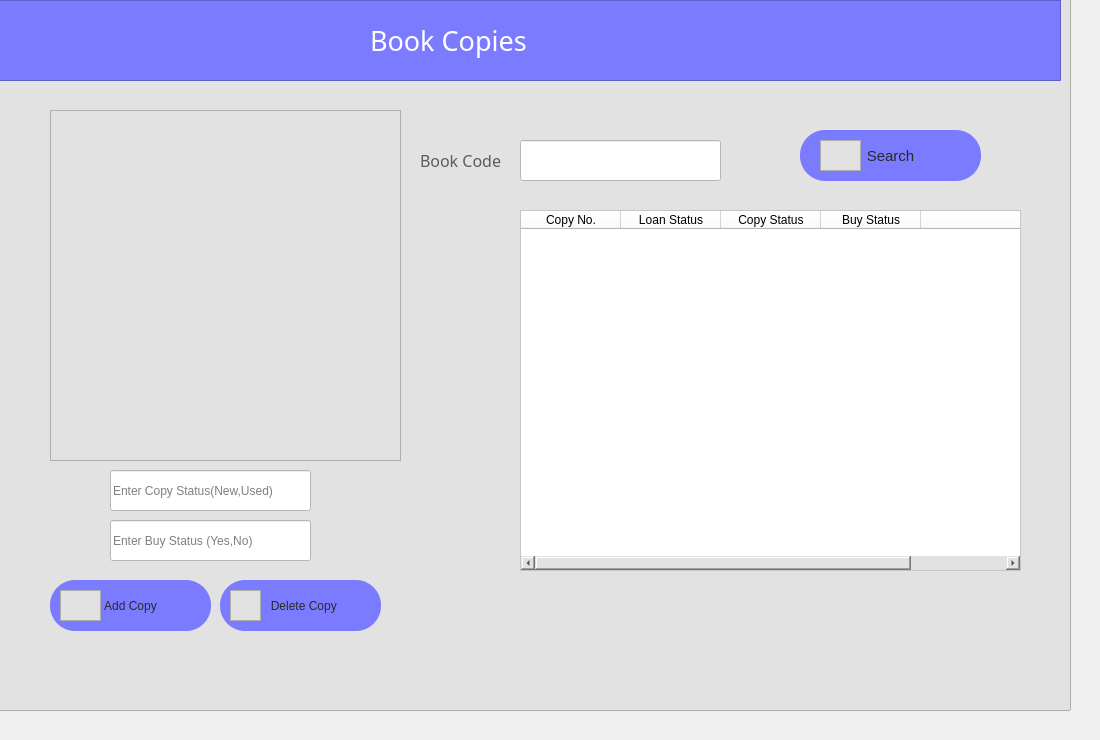
      <widget class="QWidget" name="tab_13">
       <attribute name="icon">
        <iconset resource="icons.qrc">
         <normaloff>:/newPrefix/icons/bookmain.png</normaloff>:/newPrefix/icons/bookmain.png</iconset>
       </attribute>
       <attribute name="title">
        <string>Book Copies</string>
       </attribute>
       <widget class="QFrame" name="frame_104">
        <property name="geometry">
         <rect>
          <x>-20</x>
          <y>-20</y>
          <width>1091</width>
          <height>731</height>
         </rect>
        </property>
        <property name="styleSheet">
         <string notr="true">background-color: rgb(226, 226, 226);</string>
        </property>
        <property name="frameShape">
         <enum>QFrame::StyledPanel</enum>
        </property>
        <property name="frameShadow">
         <enum>QFrame::Raised</enum>
        </property>
        <widget class="QLabel" name="label_137">
         <property name="geometry">
          <rect>
           <x>10</x>
           <y>20</y>
           <width>131</width>
           <height>61</height>
          </rect>
         </property>
         <property name="font">
          <font>
           <pointsize>9</pointsize>
          </font>
         </property>
         <property name="text">
          <string/>
         </property>
        </widget>
        <widget class="QFrame" name="frame_108">
         <property name="geometry">
          <rect>
           <x>-10</x>
           <y>20</y>
           <width>1091</width>
           <height>81</height>
          </rect>
         </property>
         <property name="styleSheet">
          <string notr="true">background-color: rgb(123, 123, 255);
</string>
         </property>
         <property name="frameShape">
          <enum>QFrame::StyledPanel</enum>
         </property>
         <property name="frameShadow">
          <enum>QFrame::Raised</enum>
         </property>
         <widget class="QLabel" name="label_138">
          <property name="geometry">
           <rect>
            <x>400</x>
            <y>20</y>
            <width>511</width>
            <height>41</height>
           </rect>
          </property>
          <property name="font">
           <font>
            <family>hooge 05_55</family>
            <pointsize>20</pointsize>
           </font>
          </property>
          <property name="styleSheet">
           <string notr="true">color: rgb(255, 255, 255);</string>
          </property>
          <property name="text">
           <string>Book Copies</string>
          </property>
         </widget>
        </widget>
        <widget class="QFrame" name="frame_112">
         <property name="geometry">
          <rect>
           <x>70</x>
           <y>130</y>
           <width>351</width>
           <height>351</height>
          </rect>
         </property>
         <property name="styleSheet">
          <string notr="true">image: url(:/newPrefix/icons/book_copies.png);</string>
         </property>
         <property name="frameShape">
          <enum>QFrame::StyledPanel</enum>
         </property>
         <property name="frameShadow">
          <enum>QFrame::Raised</enum>
         </property>
        </widget>
        <widget class="QTableWidget" name="bcopy_table">
         <property name="geometry">
          <rect>
           <x>540</x>
           <y>230</y>
           <width>501</width>
           <height>361</height>
          </rect>
         </property>
         <property name="styleSheet">
          <string notr="true">background-color: rgb(255, 255, 255);</string>
         </property>
         <column>
          <property name="text">
           <string>Copy No.</string>
          </property>
         </column>
         <column>
          <property name="text">
           <string>Loan Status</string>
          </property>
         </column>
         <column>
          <property name="text">
           <string>Copy Status</string>
          </property>
         </column>
         <column>
          <property name="text">
           <string>Buy Status</string>
          </property>
         </column>
         <column>
          <property name="text">
           <string/>
          </property>
         </column>
        </widget>
        <widget class="QFrame" name="frame_113">
         <property name="geometry">
          <rect>
           <x>840</x>
           <y>160</y>
           <width>41</width>
           <height>31</height>
          </rect>
         </property>
         <property name="styleSheet">
          <string notr="true">background-color: rgb(255, 85, 0 / 0%);
image: url(:/newPrefix/icons/search.png);</string>
         </property>
         <property name="frameShape">
          <enum>QFrame::StyledPanel</enum>
         </property>
         <property name="frameShadow">
          <enum>QFrame::Raised</enum>
         </property>
        </widget>
        <widget class="QPushButton" name="search_copyButton">
         <property name="geometry">
          <rect>
           <x>820</x>
           <y>150</y>
           <width>181</width>
           <height>51</height>
          </rect>
         </property>
         <property name="font">
          <font>
           <pointsize>11</pointsize>
          </font>
         </property>
         <property name="styleSheet">
          <string notr="true">QPushButton {
color: rgb(40, 40, 40);
  border-radius: 25px;
	background-color: rgb(123, 123, 255);
}

QPushButton:hover {
background-color: rgb(123, 123, 255);
background-color: rgb(255, 85, 0);

}
</string>
         </property>
         <property name="text">
          <string>Search</string>
         </property>
        </widget>
        <widget class="QLineEdit" name="copy_book_codeTxt">
         <property name="geometry">
          <rect>
           <x>540</x>
           <y>160</y>
           <width>201</width>
           <height>41</height>
          </rect>
         </property>
         <property name="styleSheet">
          <string notr="true">background-color: rgb(255, 255, 255);</string>
         </property>
        </widget>
        <widget class="QLabel" name="label_139">
         <property name="geometry">
          <rect>
           <x>440</x>
           <y>170</y>
           <width>91</width>
           <height>21</height>
          </rect>
         </property>
         <property name="font">
          <font>
           <family>Impact</family>
           <pointsize>12</pointsize>
          </font>
         </property>
         <property name="styleSheet">
          <string notr="true">color: rgb(91, 91, 91);</string>
         </property>
         <property name="text">
          <string>Book Code</string>
         </property>
        </widget>
        <widget class="QFrame" name="frame_114">
         <property name="geometry">
          <rect>
           <x>80</x>
           <y>610</y>
           <width>41</width>
           <height>31</height>
          </rect>
         </property>
         <property name="styleSheet">
          <string notr="true">background-color: rgb(255, 85, 0 / 0%);
image: url(:/newPrefix/icons/addbook.png);</string>
         </property>
         <property name="frameShape">
          <enum>QFrame::StyledPanel</enum>
         </property>
         <property name="frameShadow">
          <enum>QFrame::Raised</enum>
         </property>
        </widget>
        <widget class="QPushButton" name="add_copyButton">
         <property name="geometry">
          <rect>
           <x>70</x>
           <y>600</y>
           <width>161</width>
           <height>51</height>
          </rect>
         </property>
         <property name="styleSheet">
          <string notr="true">QPushButton {
color: rgb(40, 40, 40);
  border-radius: 25px;
	background-color: rgb(123, 123, 255);
}

QPushButton:hover {
background-color: rgb(123, 123, 255);
background-color: rgb(255, 85, 0);

}
</string>
         </property>
         <property name="text">
          <string>Add Copy</string>
         </property>
        </widget>
        <widget class="QPushButton" name="pushButton_20">
         <property name="geometry">
          <rect>
           <x>240</x>
           <y>600</y>
           <width>161</width>
           <height>51</height>
          </rect>
         </property>
         <property name="font">
          <font>
           <pointsize>9</pointsize>
          </font>
         </property>
         <property name="styleSheet">
          <string notr="true">QPushButton {
color: rgb(40, 40, 40);
  border-radius: 25px;
	background-color: rgb(123, 123, 255);
}

QPushButton:hover {

background-color: rgb(255, 85, 0);

}
</string>
         </property>
         <property name="text">
          <string>  Delete Copy</string>
         </property>
        </widget>
        <widget class="QFrame" name="frame_115">
         <property name="geometry">
          <rect>
           <x>250</x>
           <y>610</y>
           <width>31</width>
           <height>31</height>
          </rect>
         </property>
         <property name="styleSheet">
          <string notr="true">background-color: rgb(255, 85, 0 / 0%);
image: url(:/newPrefix/icons/delete.png);</string>
         </property>
         <property name="frameShape">
          <enum>QFrame::StyledPanel</enum>
         </property>
         <property name="frameShadow">
          <enum>QFrame::Raised</enum>
         </property>
        </widget>
        <widget class="QLabel" name="copy_label">
         <property name="geometry">
          <rect>
           <x>544</x>
           <y>615</y>
           <width>411</width>
           <height>51</height>
          </rect>
         </property>
         <property name="font">
          <font>
           <pointsize>9</pointsize>
          </font>
         </property>
         <property name="styleSheet">
          <string notr="true">color: rgb(255, 0, 0);</string>
         </property>
         <property name="text">
          <string/>
         </property>
        </widget>
        <widget class="QLineEdit" name="cpy_status">
         <property name="geometry">
          <rect>
           <x>130</x>
           <y>490</y>
           <width>201</width>
           <height>41</height>
          </rect>
         </property>
         <property name="styleSheet">
          <string notr="true">background-color: rgb(255, 255, 255);</string>
         </property>
         <property name="placeholderText">
          <string>Enter Copy Status(New,Used)</string>
         </property>
        </widget>
        <widget class="QLineEdit" name="buy_status">
         <property name="geometry">
          <rect>
           <x>130</x>
           <y>540</y>
           <width>201</width>
           <height>41</height>
          </rect>
         </property>
         <property name="styleSheet">
          <string notr="true">background-color: rgb(255, 255, 255);</string>
         </property>
         <property name="placeholderText">
          <string>Enter Buy Status (Yes,No)</string>
         </property>
        </widget>
        <zorder>add_copyButton</zorder>
        <zorder>frame_114</zorder>
        <zorder>label_139</zorder>
        <zorder>search_copyButton</zorder>
        <zorder>frame_113</zorder>
        <zorder>copy_book_codeTxt</zorder>
        <zorder>label_137</zorder>
        <zorder>frame_108</zorder>
        <zorder>frame_112</zorder>
        <zorder>bcopy_table</zorder>
        <zorder>pushButton_20</zorder>
        <zorder>frame_115</zorder>
        <zorder>copy_label</zorder>
        <zorder>cpy_status</zorder>
        <zorder>buy_status</zorder>
       </widget>
      </widget>
